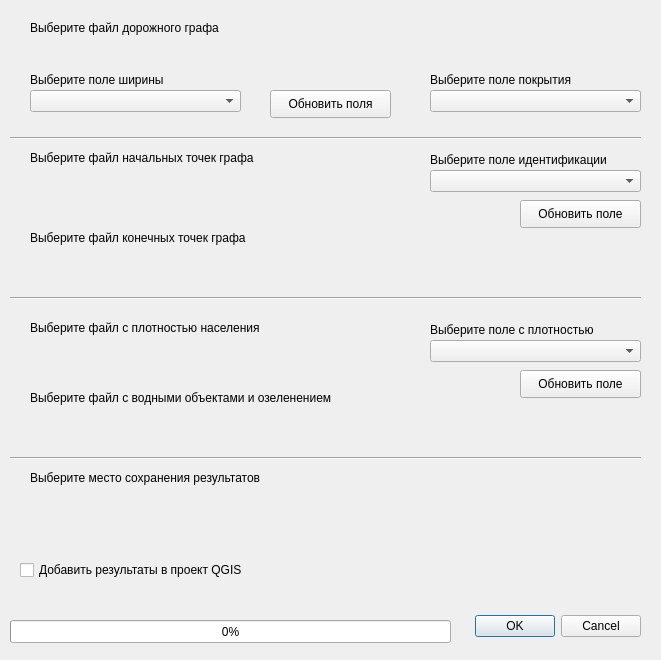
<?xml version="1.0" encoding="UTF-8"?>
<ui version="4.0">
 <class>Urban_researchDialogBase</class>
 <widget class="QDialog" name="Urban_researchDialogBase">
  <property name="geometry">
   <rect>
    <x>0</x>
    <y>0</y>
    <width>661</width>
    <height>660</height>
   </rect>
  </property>
  <property name="windowTitle">
   <string>Walkability</string>
  </property>
  <widget class="QDialogButtonBox" name="button_box">
   <property name="geometry">
    <rect>
     <x>440</x>
     <y>610</y>
     <width>201</width>
     <height>32</height>
    </rect>
   </property>
   <property name="orientation">
    <enum>Qt::Horizontal</enum>
   </property>
   <property name="standardButtons">
    <set>QDialogButtonBox::Cancel|QDialogButtonBox::Ok</set>
   </property>
  </widget>
  <widget class="QLabel" name="label_2">
   <property name="geometry">
    <rect>
     <x>30</x>
     <y>150</y>
     <width>481</width>
     <height>16</height>
    </rect>
   </property>
   <property name="text">
    <string>Выберите файл начальных точек графа</string>
   </property>
  </widget>
  <widget class="Line" name="line_2">
   <property name="geometry">
    <rect>
     <x>10</x>
     <y>130</y>
     <width>631</width>
     <height>16</height>
    </rect>
   </property>
   <property name="orientation">
    <enum>Qt::Horizontal</enum>
   </property>
  </widget>
  <widget class="QLabel" name="label_4">
   <property name="geometry">
    <rect>
     <x>30</x>
     <y>320</y>
     <width>281</width>
     <height>16</height>
    </rect>
   </property>
   <property name="text">
    <string>Выберите файл с плотностью населения</string>
   </property>
  </widget>
  <widget class="Line" name="line_3">
   <property name="geometry">
    <rect>
     <x>10</x>
     <y>450</y>
     <width>631</width>
     <height>16</height>
    </rect>
   </property>
   <property name="orientation">
    <enum>Qt::Horizontal</enum>
   </property>
  </widget>
  <widget class="QLabel" name="label_5">
   <property name="geometry">
    <rect>
     <x>430</x>
     <y>320</y>
     <width>201</width>
     <height>20</height>
    </rect>
   </property>
   <property name="text">
    <string>Выберите поле с плотностью</string>
   </property>
  </widget>
  <widget class="QLabel" name="label_3">
   <property name="geometry">
    <rect>
     <x>30</x>
     <y>230</y>
     <width>481</width>
     <height>16</height>
    </rect>
   </property>
   <property name="text">
    <string>Выберите файл конечных точек графа</string>
   </property>
  </widget>
  <widget class="Line" name="line">
   <property name="geometry">
    <rect>
     <x>10</x>
     <y>290</y>
     <width>631</width>
     <height>16</height>
    </rect>
   </property>
   <property name="orientation">
    <enum>Qt::Horizontal</enum>
   </property>
  </widget>
  <widget class="QLabel" name="label_8">
   <property name="geometry">
    <rect>
     <x>30</x>
     <y>70</y>
     <width>201</width>
     <height>20</height>
    </rect>
   </property>
   <property name="text">
    <string>Выберите поле ширины</string>
   </property>
  </widget>
  <widget class="QLabel" name="label_10">
   <property name="geometry">
    <rect>
     <x>430</x>
     <y>150</y>
     <width>201</width>
     <height>20</height>
    </rect>
   </property>
   <property name="text">
    <string>Выберите поле идентификации</string>
   </property>
  </widget>
  <widget class="QLabel" name="label_7">
   <property name="geometry">
    <rect>
     <x>30</x>
     <y>470</y>
     <width>321</width>
     <height>16</height>
    </rect>
   </property>
   <property name="text">
    <string>Выберите место сохранения результатов</string>
   </property>
  </widget>
  <widget class="QLabel" name="label">
   <property name="geometry">
    <rect>
     <x>30</x>
     <y>20</y>
     <width>481</width>
     <height>16</height>
    </rect>
   </property>
   <property name="text">
    <string>Выберите файл дорожного графа</string>
   </property>
  </widget>
  <widget class="QLabel" name="label_6">
   <property name="geometry">
    <rect>
     <x>30</x>
     <y>390</y>
     <width>321</width>
     <height>16</height>
    </rect>
   </property>
   <property name="text">
    <string>Выберите файл с водными объектами и озеленением</string>
   </property>
  </widget>
  <widget class="QProgressBar" name="progressBar">
   <property name="geometry">
    <rect>
     <x>10</x>
     <y>620</y>
     <width>441</width>
     <height>23</height>
    </rect>
   </property>
   <property name="value">
    <number>0</number>
   </property>
  </widget>
  <widget class="QLabel" name="label_9">
   <property name="geometry">
    <rect>
     <x>430</x>
     <y>70</y>
     <width>201</width>
     <height>20</height>
    </rect>
   </property>
   <property name="text">
    <string>Выберите поле покрытия</string>
   </property>
  </widget>
  <widget class="QgsFileWidget" name="OUTPUT_DIR">
   <property name="geometry">
    <rect>
     <x>20</x>
     <y>500</y>
     <width>621</width>
     <height>27</height>
    </rect>
   </property>
  </widget>
  <widget class="QCheckBox" name="CHECK_ADD_LAYERS_TO_PROJECT">
   <property name="geometry">
    <rect>
     <x>20</x>
     <y>560</y>
     <width>621</width>
     <height>20</height>
    </rect>
   </property>
   <property name="text">
    <string>Добавить результаты в проект QGIS</string>
   </property>
   <property name="checked">
    <bool>false</bool>
   </property>
  </widget>
  <widget class="QgsFileWidget" name="EDGES_GPKG">
   <property name="geometry">
    <rect>
     <x>20</x>
     <y>40</y>
     <width>621</width>
     <height>27</height>
    </rect>
   </property>
  </widget>
  <widget class="QgsFileWidget" name="FIELD_NAME">
   <property name="geometry">
    <rect>
     <x>20</x>
     <y>170</y>
     <width>361</width>
     <height>27</height>
    </rect>
   </property>
  </widget>
  <widget class="QgsFileWidget" name="END_FILES">
   <property name="geometry">
    <rect>
     <x>20</x>
     <y>250</y>
     <width>621</width>
     <height>27</height>
    </rect>
   </property>
  </widget>
  <widget class="QgsFileWidget" name="WEIGHT_POINTS_GPKG">
   <property name="geometry">
    <rect>
     <x>20</x>
     <y>340</y>
     <width>361</width>
     <height>27</height>
    </rect>
   </property>
  </widget>
  <widget class="QgsFileWidget" name="POLYGON_GPKG">
   <property name="geometry">
    <rect>
     <x>20</x>
     <y>410</y>
     <width>621</width>
     <height>27</height>
    </rect>
   </property>
  </widget>
  <widget class="QPushButton" name="REFRESH_SURFACE_WIDTH">
   <property name="geometry">
    <rect>
     <x>270</x>
     <y>90</y>
     <width>121</width>
     <height>28</height>
    </rect>
   </property>
   <property name="text">
    <string>Обновить поля</string>
   </property>
  </widget>
  <widget class="QPushButton" name="REFRESH_NAME_2">
   <property name="geometry">
    <rect>
     <x>520</x>
     <y>200</y>
     <width>121</width>
     <height>28</height>
    </rect>
   </property>
   <property name="text">
    <string>Обновить поле</string>
   </property>
  </widget>
  <widget class="QPushButton" name="REFRESH_WEIGHT">
   <property name="geometry">
    <rect>
     <x>520</x>
     <y>370</y>
     <width>121</width>
     <height>28</height>
    </rect>
   </property>
   <property name="text">
    <string>Обновить поле</string>
   </property>
  </widget>
  <widget class="QComboBox" name="WIDTH_FIELD">
   <property name="geometry">
    <rect>
     <x>30</x>
     <y>90</y>
     <width>211</width>
     <height>22</height>
    </rect>
   </property>
  </widget>
  <widget class="QComboBox" name="SURFACE_FIELD">
   <property name="geometry">
    <rect>
     <x>430</x>
     <y>90</y>
     <width>211</width>
     <height>22</height>
    </rect>
   </property>
  </widget>
  <widget class="QComboBox" name="FIELD_NAME_2">
   <property name="geometry">
    <rect>
     <x>430</x>
     <y>170</y>
     <width>211</width>
     <height>22</height>
    </rect>
   </property>
  </widget>
  <widget class="QComboBox" name="WEIGHT_FIELD">
   <property name="geometry">
    <rect>
     <x>430</x>
     <y>340</y>
     <width>211</width>
     <height>22</height>
    </rect>
   </property>
  </widget>
 </widget>
 <customwidgets>
  <customwidget>
   <class>QgsFileWidget</class>
   <extends>QWidget</extends>
   <header>qgsfilewidget.h</header>
  </customwidget>
 </customwidgets>
 <resources/>
 <connections>
  <connection>
   <sender>button_box</sender>
   <signal>accepted()</signal>
   <receiver>Urban_researchDialogBase</receiver>
   <slot>accept()</slot>
   <hints>
    <hint type="sourcelabel">
     <x>20</x>
     <y>20</y>
    </hint>
    <hint type="destinationlabel">
     <x>20</x>
     <y>20</y>
    </hint>
   </hints>
  </connection>
  <connection>
   <sender>button_box</sender>
   <signal>rejected()</signal>
   <receiver>Urban_researchDialogBase</receiver>
   <slot>reject()</slot>
   <hints>
    <hint type="sourcelabel">
     <x>20</x>
     <y>20</y>
    </hint>
    <hint type="destinationlabel">
     <x>20</x>
     <y>20</y>
    </hint>
   </hints>
  </connection>
 </connections>
</ui>
